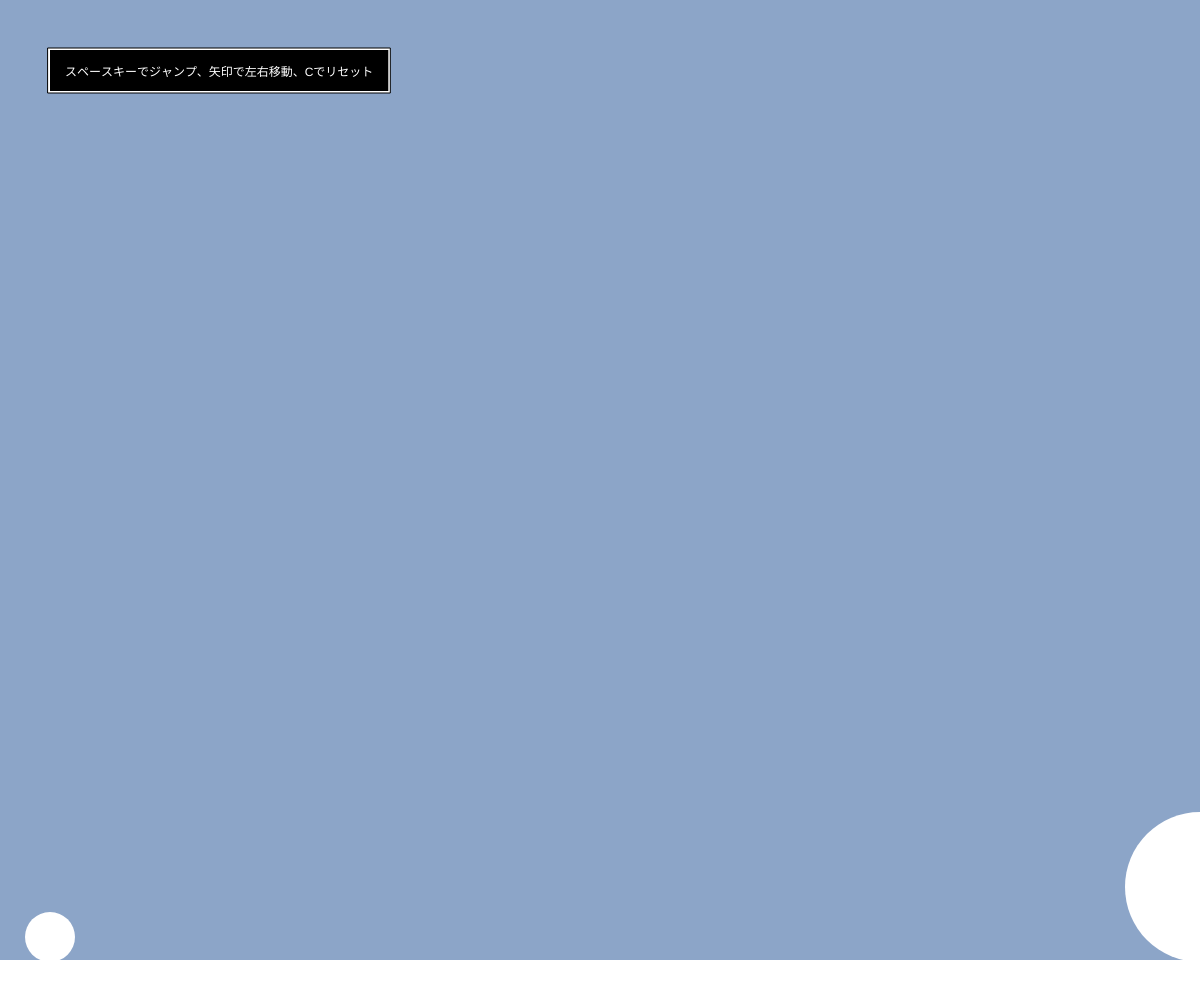
Frame 1 (no input)
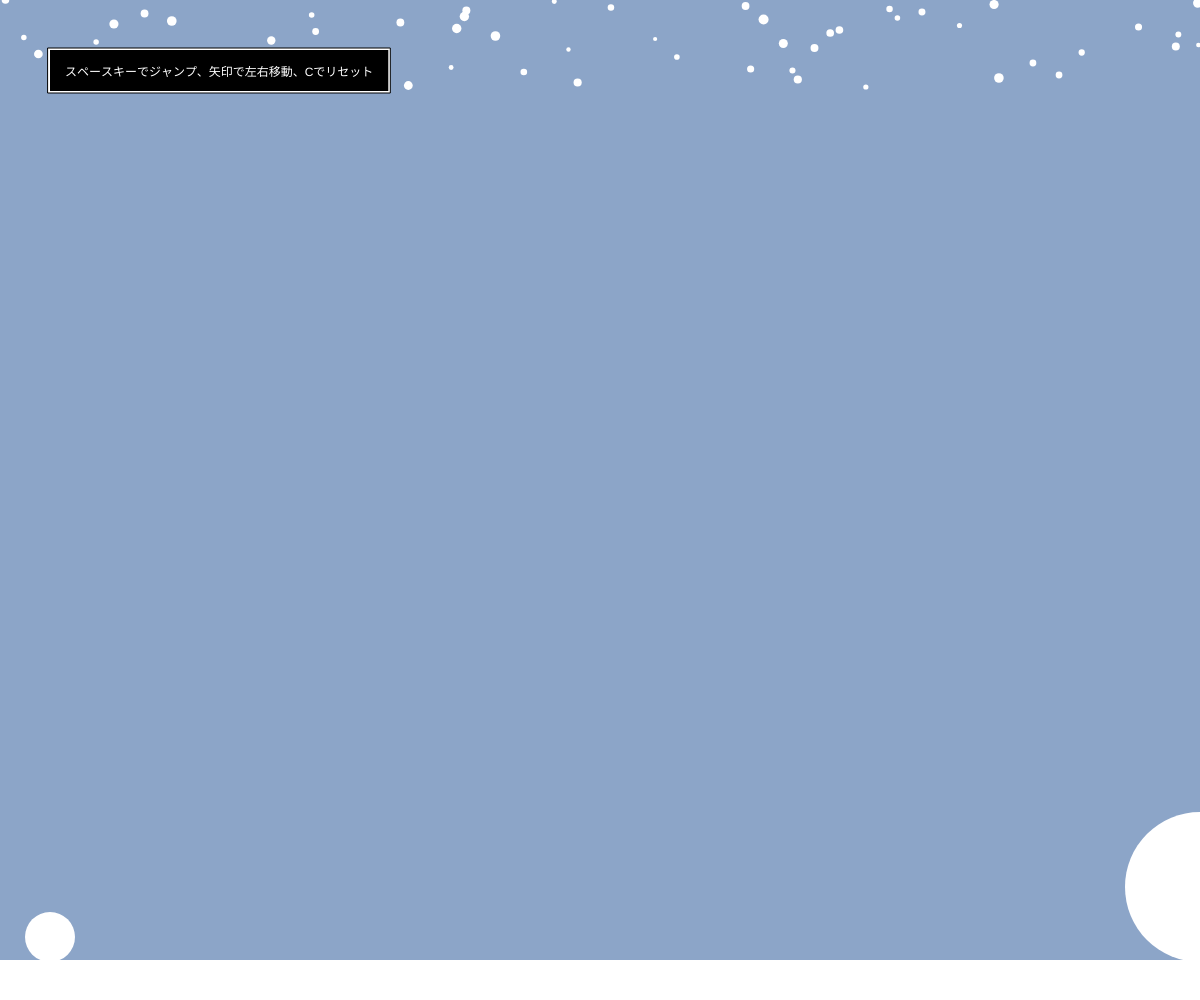
Frame 60 (no input)
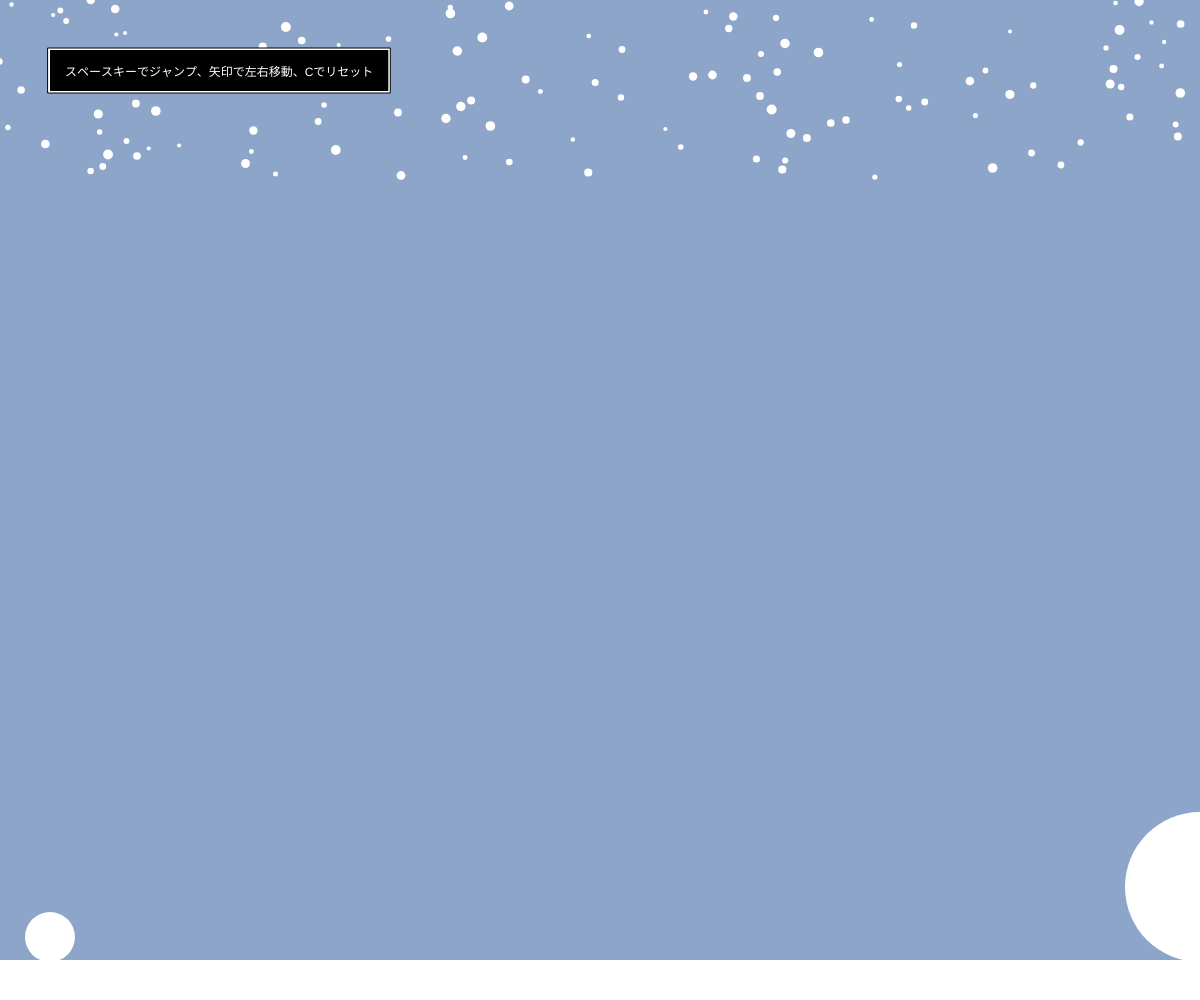
Frame 120 (the mouse pressed at the canvas centre since frame 60)

The p5.js sketch that drew these frames (run headless with seeded random() and noise() and a simulated clock; from frame 60 on, the mouse is pressed at the canvas centre):

// p5.js sketch
// ── sketch.js
// 最終課題を制作しよう

const g = 3;
const ground = 40;

let size, x, y, vy;

function setup(){
  createCanvas(windowWidth, windowHeight);
  size = 50;
  x = 50;
  y = height - ground - size / 2;
  vy = 0;
  snows = [];
}

function draw(){
  background(140, 165, 200);
  fill(255);
  noStroke();

  for(let i = 0; i < snows.length; i++){
    let s = snows[i];
    ellipse(s.x, s.y, s.size);
    s.x += s.vx;
    s.y += s.vy;
    if(s.y > height){snows.shift(s)};
  }
  const s = { x: random(width), y: 0, size: random(4, 10), vx: random(-0.3,0.3), vy: 1.5 };
  snows.push(s);

  let gy = height - ground; 
  rect(0, gy, width, gy);

  ellipse(x, y + 2, size);

  y -= vy;

  if(y < height - ground - size / 2){ // in the air
    vy -= g;
  }
  else{
    vy = 0;
    y = height - ground - size / 2;
  }
  
  if(keyIsDown(LEFT_ARROW)){x -= 5 ; if(y >= height - ground - size / 2){size +=0.3}};
  if(keyIsDown(RIGHT_ARROW)){x += 5; if(y >= height - ground - size / 2){size +=0.3}};
  if(keyIsDown("C".charCodeAt(0))){size=50}

  ellipse(1200, height - ground - 73, 150)
  if(y< height - ground - 200 && x < 1230 && x> 1170){
    vy = 0;
    y = height - ground - size/2 - 140;
    fill(91, 71, 34);
    ellipse(x - size/6, y - size/6, size/20);
    ellipse(x + size/6, y - size/6, size/20);
    fill(245, 130, 32)
    triangle(x, y-size/10, x - size/10, y + size/23, x + size/6, y + size/10);
  }

  instruction("スペースキーでジャンプ、矢印で左右移動、Cでリセット",50 ,50, 0, 255);

}

function keyPressed(){
  if(key == " "){vy = 30}
}

function instruction(t, x, y, c, bc){
  let w = textWidth(t);
  let h = textAscent()
  let p = 15;
  stroke(0)
  fill(bc);
  rect(x-2, y-2, w + p * 2 + 4, h + p * 2 + 4);
  noStroke();
  fill(c);
  rect(x, y, w + p * 2, h + p * 2);
  fill(255);
  text(t, x + p, y+ h + p);
}

function windowResized(){
  resizeCanvas(windowWidth, windowHeight);
}
